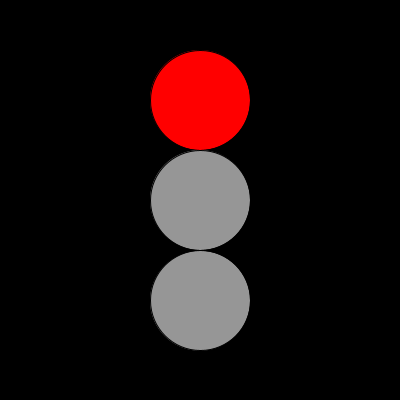
Frame 1 (no input)
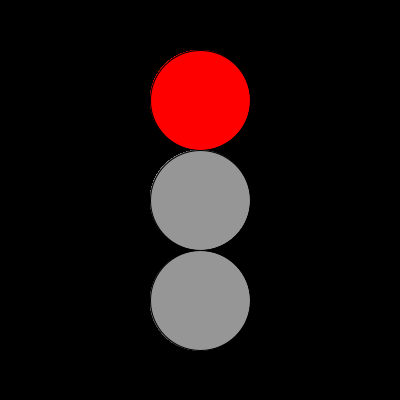
Frame 60 (the mouse pressed at the canvas centre just before this capture)
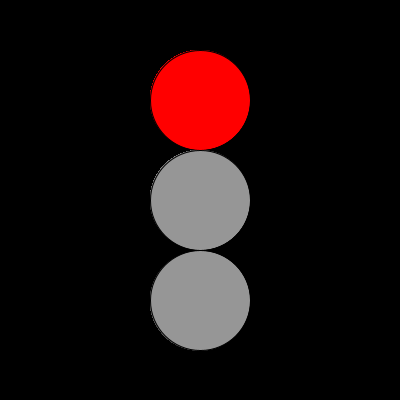
Frame 120 (the mouse held since frame 60 and released just before this capture)

The Processing sketch that drew these frames (run headless with seeded random() and noise(); from frame 60 on, the mouse is pressed at the canvas centre):

// Processing sketch: sketch_3_b
// ── sketch_3_b.pde
color red = color(255,0,0);
color yellow = color(255,255,0);
color green = color(0,255,0);
color background = color(0);
color turnedOff = color(150);

void setup(){
  size(400,400);
  background(background);
}

void draw(){
  fill(red);  
  ellipse(width/2,height/4,100,100);
  fill(turnedOff);
  ellipse(width/2,height/2,100,100);
  fill(turnedOff);
  ellipse(width/2,height/1.33,100,100);
}
